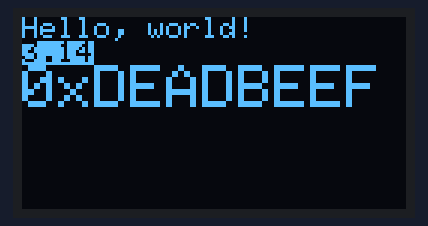
This sketch was run on a simulated Arduino Uno, built with avr-gcc and run on an emulated ATmega328P. Parts: 128×64 one-colour display.

Above: at 2.1 s.

The sketch:

oled_test.ino
```cpp
#include <SPI.h>
#include <Wire.h>
#include <Adafruit_GFX.h>
#include <Adafruit_SSD1306.h>

#define OLED_RESET 4
Adafruit_SSD1306 display(OLED_RESET);

#define NUMFLAKES 10
#define XPOS 0
#define YPOS 1
#define DELTAY 2

void setup()   {
  Serial.begin(9600);

  // by default, we'll generate the high voltage from the 3.3v line internally! (neat!)
  display.begin(SSD1306_SWITCHCAPVCC, 0x3C);  // initialize with the I2C addr 0x3D (for the 128x64)
  // init done
  delay(2000);
  display.clearDisplay();

  display.setTextSize(1);
  display.setTextColor(WHITE);
  display.setCursor(0,0);
  display.println("Hello, world!");
  display.setTextColor(BLACK, WHITE); // 'inverted' text
  display.println(3.141592);
  display.setTextSize(2);
  display.setTextColor(WHITE);
  display.print("0x"); display.println(0xDEADBEEF, HEX);
  display.display();
  delay(2000);
  display.clearDisplay();
}

void loop()
{

}
```
